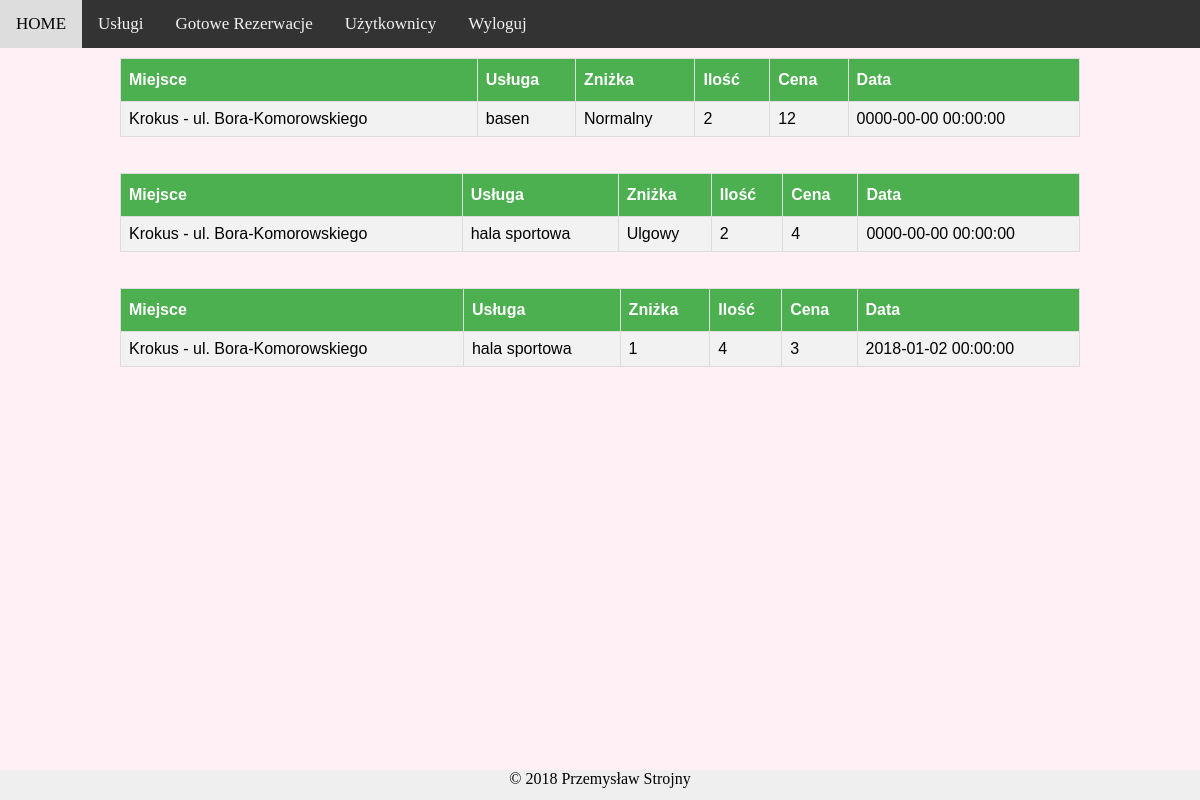
The page /mvc/readyreservation (signed in) on the database its author committed.
### tables this page shows
CREATE TABLE `reservation` (
  `IDreservation` int(11) NOT NULL,
  `type` varchar(11) NOT NULL,
  `price` int(11) NOT NULL,
  `amount` int(11) NOT NULL,
  `date` datetime NOT NULL,
  `ID_user2` int(11) NOT NULL,
  `ID_service` int(11) NOT NULL
);

CREATE TABLE `service_card` (
  `IDservice_card` int(11) NOT NULL,
  `name` varchar(48) NOT NULL,
  `description` varchar(1024) NOT NULL,
  `ID_user` int(11) NOT NULL
);

CREATE TABLE `services` (
  `IDservice` int(11) NOT NULL,
  `name` varchar(64) NOT NULL,
  `description` varchar(1024) NOT NULL,
  `ID_category` int(11) NOT NULL,
  `ID_service_card` int(11) NOT NULL,
  `price_normal` decimal(10,0) NOT NULL,
  `price_reduced` decimal(10,0) NOT NULL,
  `spot_max` int(11) NOT NULL,
  `spot_free` int(11) NOT NULL
);

### mvc/controllers/readyreservation.php (called while the page is built, shortened)
<?php
class Readyreservation extends Controller {
	function index()
	{
		$this->view->readyReservationList = $this->model->readyReservationList(Session::get('IDuser'));
		$this->view->render('readyreservation/index');
	}
}

### mvc/index.php (called while the page is built, shortened)
<?php
require 'libs/Database.php';
require 'config/database.php';
$app = new Bootstrap();

### mvc/libs/Database.php (called while the page is built, shortened)
<?php
class Database {
    static $host, $user, $password, $database;
    function __construct($host='localhost', $user='root', $password='', $database='bookgym')
    {
        self::$host=$host;
        self::$user=$user;
        self::$password=$password;
        self::$database=$database;
    }
    function connect(){
        $connection = mysqli_connect(self::$host, self::$user, self::$password, self::$database);
        if($connection){
            return $connection;
        }else{
            return die('Connection error!');
        }
    }
    function query($q=""){
        return mysqli_query($this->connect(), $q);
    }
}

### mvc/models/readyreservation_model.php (called while the page is built, shortened)
<?php
class Readyreservation_Model extends Model
{
	public function readyReservationList($role)
	{
		$query = $this->database->query("SELECT reservation.date, reservation.ID_user2, services.name, reservation.type, reservation.amount, reservation.price, service_card.name as company_name FROM `reservation`, `services` , `service_card` WHERE reservation.ID_service=services.IDservice and services.ID_service_card=service_card.IDservice_card and reservation.ID_user2='".$role."'	;");
		return $query;
    }
}

### mvc/views/readyreservation/index.php (the view, shortened to what this page needs)
<head>
<link rel="stylesheet" href="<?php echo URL; ?>views/service/css/style.css" />
</head>
<?php
     foreach($this->readyReservationList as $key => $value2) {
         ?>
        <div style="overflow-x:auto;">
        <table id="customers">
        <tr>
          <th>Miejsce</th>
          <th>Usługa</th>
          <th>Zniżka</th>
          <th>Ilość</th>
          <th>Cena</th>
          <th>Data</th>
        </tr>
        <tr>
          <td><?php echo $value2['company_name'] . '</br>'; ?></td>
          <td><?php echo $value2['name'] . '</br>'; ?></td>
          <td><?php echo $value2['type'] . '</br>'; ?></td>
          <td><?php echo $value2['amount'] . '</br>'; ?></td>
          <td><?php echo $value2['price'] . '</br>'; ?></td>
          <td><?php echo $value2['date'] . '</br>'; ?></td>
        </tr>
      </table>
     </div>
<?php
     }
?>

### mvc/public/css/default2.css (style rules this page uses)
html, body { margin:0; padding:0; height:100%; background-color: lavenderblush; }

### mvc/views/service/css/style.css (style rules this page uses)
#customers { font-family: "Trebuchet MS", Arial, Helvetica, sans-serif; border-collapse: collapse; width: 100%; }
#customers td, #customers th { border: 1px solid #ddd; padding: 8px; }
#customers tr:nth-child(even) { background-color: #f2f2f2; }
#customers th { padding-top: 12px; padding-bottom: 12px; text-align: left; background-color: #4CAF50; color: white; }

### rows shown on the page
reservation: service_card.name "Krokus - ul. Bora-Komorowskiego", ID_service.name "basen", type "Normalny", amount "2", price "12", date "0000-00-00 00:00:00"
reservation: service_card.name "Krokus - ul. Bora-Komorowskiego", ID_service.name "hala sportowa", type "Ulgowy", amount "2", price "4", date "0000-00-00 00:00:00"
reservation: service_card.name "Krokus - ul. Bora-Komorowskiego", ID_service.name "hala sportowa", type "1", amount "4", price "3", date "2018-01-02 00:00:00"
